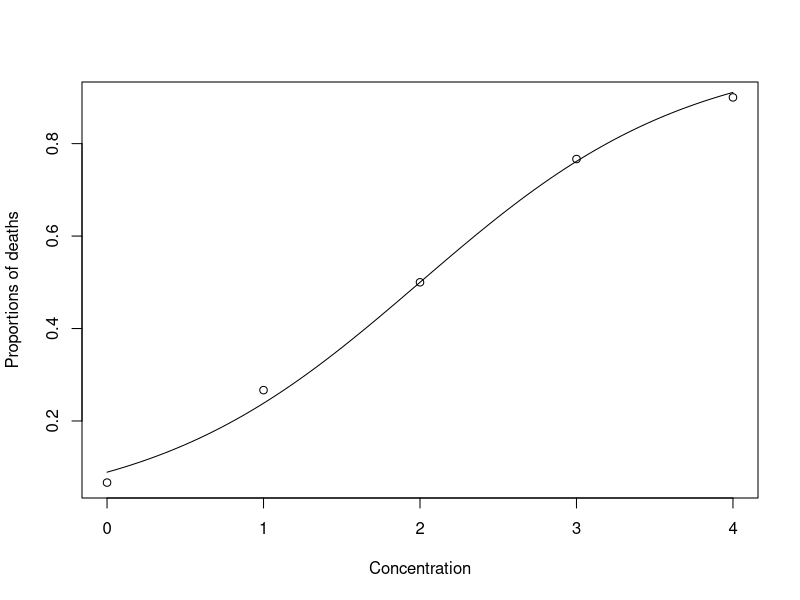

Recreate this plot in R.
## ---- chunk 1
knitr::opts_chunk$set(echo = TRUE)
## ---- chunk 2
df = data.frame(
  dead=c(2,8,15,23,27), 
  alive=c(28, 22, 15, 7, 3), 
  conc=c(0,1,2,3,4)
  )
df
## ---- chunk 3
conc_fit <- glm(cbind(dead, alive) ~ conc,
family=binomial,data=df)
summary(conc_fit)
## ---- chunk 4
predic = -2.3238 + 1.1619*(3.5)
predic

odds = exp(predic)
odds

predict.glm(conc_fit, newdata = data.frame(conc = 3.5), type = "response")
## ---- chunk 5
deviance(conc_fit)
df.residual(conc_fit)
1-pchisq(deviance(conc_fit), df.residual(conc_fit)) #p-value
#Based off of the test the model adequately fits
## ---- chunk 6
with(df, plot(df$conc, df$dead/(df$dead+df$alive), xlab= "Concentration", ylab= "Proportions of deaths"))
curve(predict(conc_fit, data.frame(conc=x), type = "response"), add=TRUE)
## ---- chunk 7
dfmi = data.frame(
  HiCoffee = c(14, 49),
  LoCoffee = c(75, 381),
  MI = c(1,0)
)
dfmi
## ---- chunk 8
theta<- (14 * 381) / (49 * 75)
(log_odds = log(theta))

low = log(theta) - 1.96*(sqrt(1/14+1/49+1/75+1/381))
upper = log(theta) + 1.96*(sqrt(1/14+1/49+1/75+1/381))

(cl = c(low,upper))
## ---- chunk 9
coff_fit <- glm(cbind(HiCoffee, LoCoffee) ~ MI, family=binomial,data=dfmi)
summary(coff_fit)

#The log-odds and estimated coefficient are the same.
## ---- chunk 10
confint(coff_fit)

#Wald CI
low = 0.3725 - 0.3283*(1.96)
high = 0.3725 + 0.3283*(1.96)
(wald = c(low , high))

#They are about the same except for the lower interval. 
#It is not within the intervals calculated through Wald. 
## ---- chunk 11
dfmi2 = data.frame(
  MI=c(1,1,0,0),
  HiCoffee=c(1,0,1,0),
  Count=c(14,75,49,381)
)
dfmi2
## ---- chunk 12
coff <- glm(Count ~ HiCoffee * MI, family = poisson, data=dfmi2)
summary(coff)
